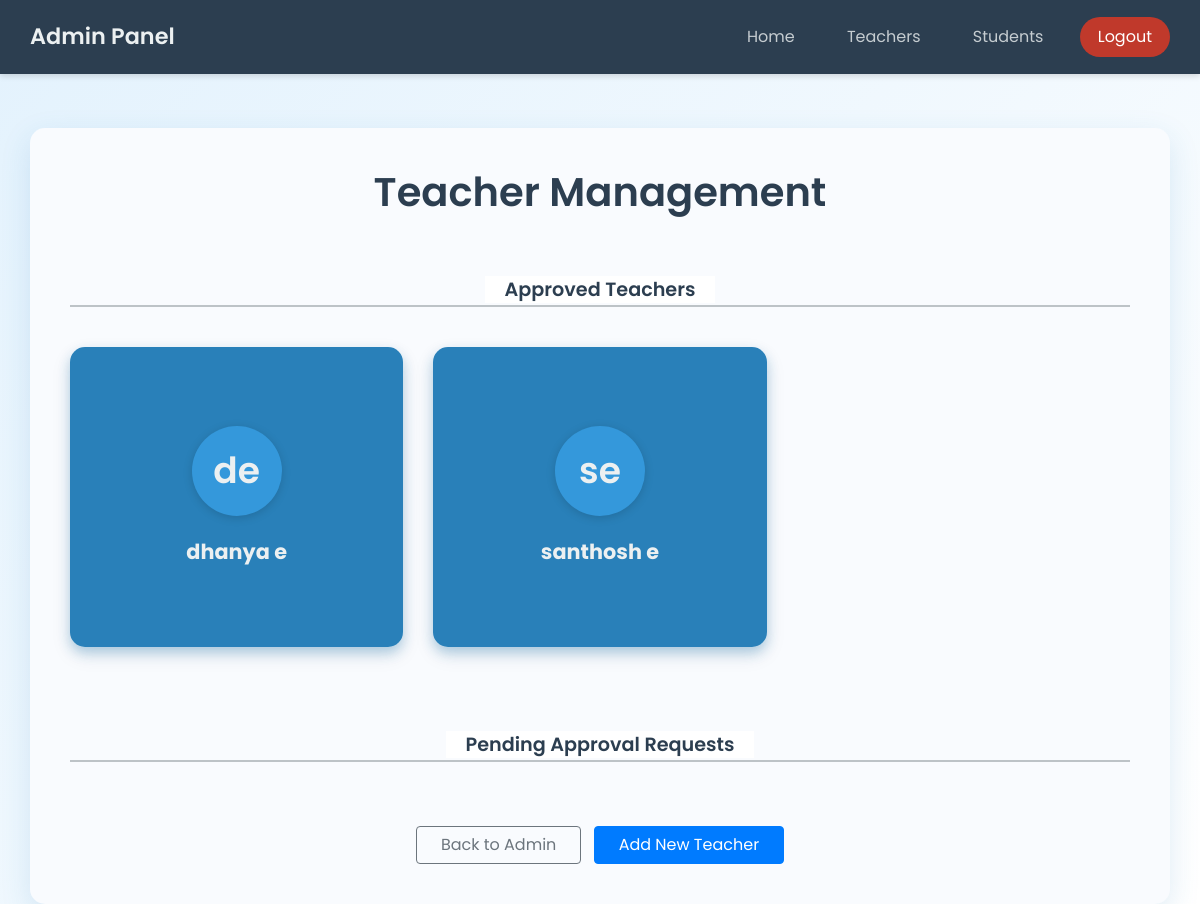
Page /admin_teacher_view/ (signed in) on the committed database.
### school_app/models.py (models this page shows)
class Teacher(models.Model):
    department_id = models.ForeignKey(Department,on_delete=models.CASCADE)
    teacher_id = models.ForeignKey(User, on_delete=models.CASCADE)
    age = models.IntegerField()
    phone = models.BigIntegerField()
    class Meta:
        db_table = 'teacher'

class User(AbstractUser):
    user_type = models.CharField(max_length= 30)

### school_app/views.py (the view, shortened to what this page needs)
# urls.py: path('admin_teacher_view/', views.admin_teacher_view , name='admin_teacher_view'),
@login_required(login_url='login_page')
def admin_teacher_view(request):
    if not request.user.is_superuser:
        return redirect('login_page')
    if request.GET.get('approve'):
        teacher_id = request.GET.get('approve')
        teach = Teacher.objects.get(id=teacher_id)
        teach.teacher_id.is_active = True
        teach.teacher_id.save()
        return redirect('admin_teacher_view')
    data = Teacher.objects.all
    return render(request,"admin_teacher_view.html",{'data':data})

### school_app/templates/admin_teacher_view.html (shortened to what this page needs)
<!DOCTYPE html>
<html lang="en">
<head>
  <link
    rel="stylesheet"
    href="https://cdn.jsdelivr.net/npm/bootstrap@4.6.0/dist/css/bootstrap.min.css"
  />
</head>
<body>
  <nav class="navbar navbar-expand-lg fixed-top">
    <a class="navbar-brand" href="#">Admin Panel</a>
    <div class="ml-auto">
      <a href="/admin_page/" class="nav-link d-inline-block mr-3">Home</a>
      <a href="/admin_teacher_view/" class="nav-link d-inline-block mr-3">Teachers</a>
      <a href="/admin_student_view/" class="nav-link d-inline-block mr-3">Students</a>
      <a href="{% url 'log_out' %}" class="btn btn-logout">Logout</a>
    </div>
  </nav>
  <div class="container mt-5">
    <h1>Teacher Management</h1>
    {% if data %}
    <div class="section-divider"><span>Approved Teachers</span></div>
    <div class="row">
      {% for i in data %}
        {% if i.teacher_id.is_active %}
          <div class="col-md-4 mb-4">
            <div class="teacher-card" tabindex="0">
              <div class="card-inner">
                <div class="card-front">
                  <div class="teacher-avatar">
                    {{ i.teacher_id.first_name|slice:":1" }}{{ i.teacher_id.last_name|slice:":1" }}
                  </div>
                  <div class="teacher-name">{{ i.teacher_id.first_name }} {{ i.teacher_id.last_name }}</div>
                </div>
                <div class="card-back">
                  <p><strong>Email:</strong> {{ i.teacher_id.email }}</p>
                  <p><strong>Age:</strong> {{ i.age }}</p>
                  <p><strong>Phone:</strong> {{ i.phone }}</p>
                  <p><strong>Department:</strong> {{ i.department_id.department_name }}</p>
                  <p><strong>Status:</strong> <span class="badge badge-success">Active</span></p>
                  <p class="text-success font-weight-bold">✓ Approved</p>
                  <a
                    href="{% url 'admin_teacher_view' %}?delete={{ i.id }}"
                    class="btn btn-danger btn-sm mt-2"
                    onclick="return confirm('Are you sure you want to delete this approved teacher? This will permanently delete the teacher data.')"
                  >
                  </a>
                </div>
              </div>
            </div>
          </div>
        {% endif %}
      {% endfor %}
    </div>
    <div class="section-divider"><span>Pending Approval Requests</span></div>
    {% else %}
    <div class="alert alert-info text-center mt-4">No teachers found.</div>
    {% endif %}
    <div class="mt-4 text-center">
      <a href="{% url 'admin_page' %}" class="btn btn-outline-secondary px-4 mr-2">Back to Admin</a>
      <a href="{% url 'admin_teacher_view' %}" class="btn btn-primary px-4">Add New Teacher</a>
    </div>
  </div>
</body>
</html>

### school_app/templates/admin_teacher_view.html (style rules this page uses)
body { font-family: 'Poppins', sans-serif; background: linear-gradient(135deg, #e3f2fd 0%, #ffffff 100%); color: #212529; margin: 0; padding-top: 80px; }
.navbar { background: #2c3e50; box-shadow: 0 2px 6px rgba(0, 0, 0, 0.15); padding: 15px 30px; }
.navbar-brand { color: #ecf0f1 !important; font-weight: 600; font-size: 1.4rem; }
.nav-link { color: #ecf0f1 !important; opacity: 0.8; transition: opacity 0.3s ease; }
.btn-logout { background: #c0392b; border: none; border-radius: 25px; padding: 8px 18px; color: white; transition: background-color 0.3s ease; }
.container { background: #f9fbfe; padding: 40px; border-radius: 15px; box-shadow: 0 10px 30px rgba(41, 128, 185, 0.15); transition: background-color 0.3s ease; }
h1, h3 { text-align: center; font-weight: 600; color: #2c3e50; margin-bottom: 40px; }
.section-divider { margin: 60px 0 40px; border-bottom: 2px solid #bdc3c7; text-align: center; }
.section-divider span { background: #ffffff; padding: 0 20px; font-weight: 600; color: #2c3e50; font-size: 1.2rem; }
.teacher-card { perspective: 1000px; cursor: pointer; }
.card-inner { position: relative; width: 100%; height: 300px; text-align: center; transition: transform 0.7s ease; transform-style: preserve-3d; border-radius: 15px; box-shadow: 0 8px 20px rgba(44, 62, 80, 0.1); background: #ffffff; }
.card-front, .card-back { position: absolute; width: 100%; height: 100%; backface-visibility: hidden; border-radius: 15px; display: flex; flex-direction: column; align-items: center; justify-content: center; padding: 20px 15px; }
.card-front { background-color: #2980b9; color: #ecf0f1; box-shadow: 0 6px 12px rgba(41, 128, 185, 0.3); }
.teacher-avatar { width: 90px; height: 90px; border-radius: 50%; background: #3498db; display: flex; align-items: center; justify-content: center; font-size: 36px; font-weight: 600; color: #ecf0f1; margin-bottom: 20px; user-select: none; box-shadow: 0 2px 10px rgba(0, 0, 0, 0.15); }
.teacher-name { font-size: 1.3rem; font-weight: 700; user-select: none; }
.card-back { background-color: #ecf0f1; color: #2c3e50; transform: rotateY(180deg); box-shadow: 0 6px 12px rgba(44, 62, 80, 0.1); font-size: 0.95rem; line-height: 1.4; user-select: none; }
.card-back p { margin-bottom: 10px; font-weight: 500; }
.badge { font-size: 0.8rem; font-weight: 600; }
.badge-success { background-color: #27ae60; color: white; }
.btn-danger { background-color: #c0392b; border: none; }

### rows in the picture
Teacher: teacher_id.first_name "d", teacher_id.last_name "e", teacher_id.first_name "dhanya"
Teacher: teacher_id.first_name "s", teacher_id.last_name "e", teacher_id.first_name "santhosh"
